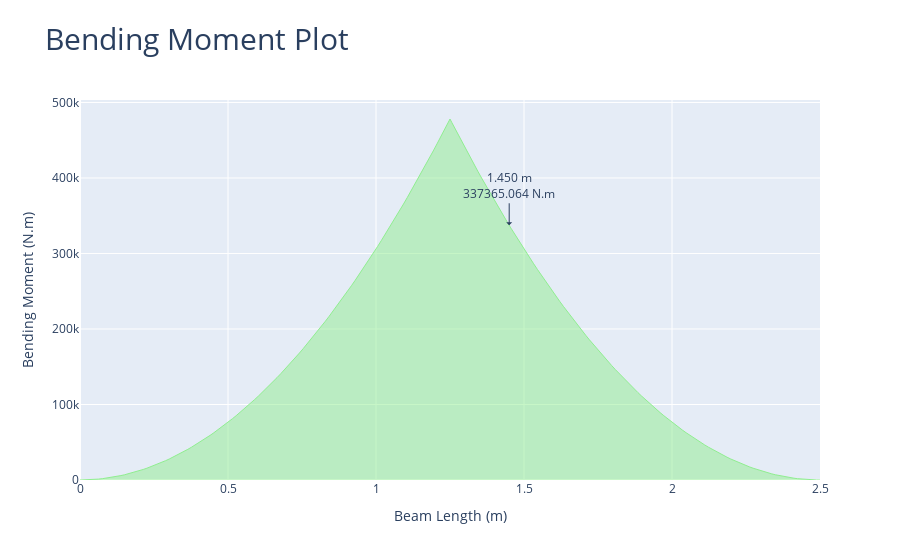

Notebook source saved alongside this figure:
### Markdown cell above
#### Show the bending moment diagram in y direction showing the design bending moment

### Code cell
fdn_design.plot_bending_moment_Y()

### Figure 1 — Plotly figure (JSON) as saved in the notebook; plotly's stock layout.template omitted (floating-point values rounded to 4 significant figures; data arrays with more than 128 entries replaced by an {"elided": "..."} marker saying what was removed)
{"data": [{"fill": "tozeroy", "hovertemplate": "x: %{x:.3f} %{meta[0]}<br>f(x): %{y:.3f} %{meta[1]}", "line": {"color": "lightgreen", "width": 1}, "meta": ["m", "N.m"], "mode": "lines", "name": "Bending Moment", "type": "scatter", "x": {"elided": "204 float values"}, "y": {"elided": "204 float values"}}], "layout": {"annotations": [{"arrowhead": 1, "ax": 0, "ay": -40, "showarrow": true, "text": "1.450 m<br>337365.064 N.m", "x": 1.45, "xref": "x", "y": 337400.0, "yref": "y"}], "title": {"font": {"size": 30}, "text": "Bending Moment Plot"}, "xaxis": {"title": {"text": "Beam Length (m)"}}, "yaxis": {"title": {"text": "Bending Moment (N.m)"}}}}
